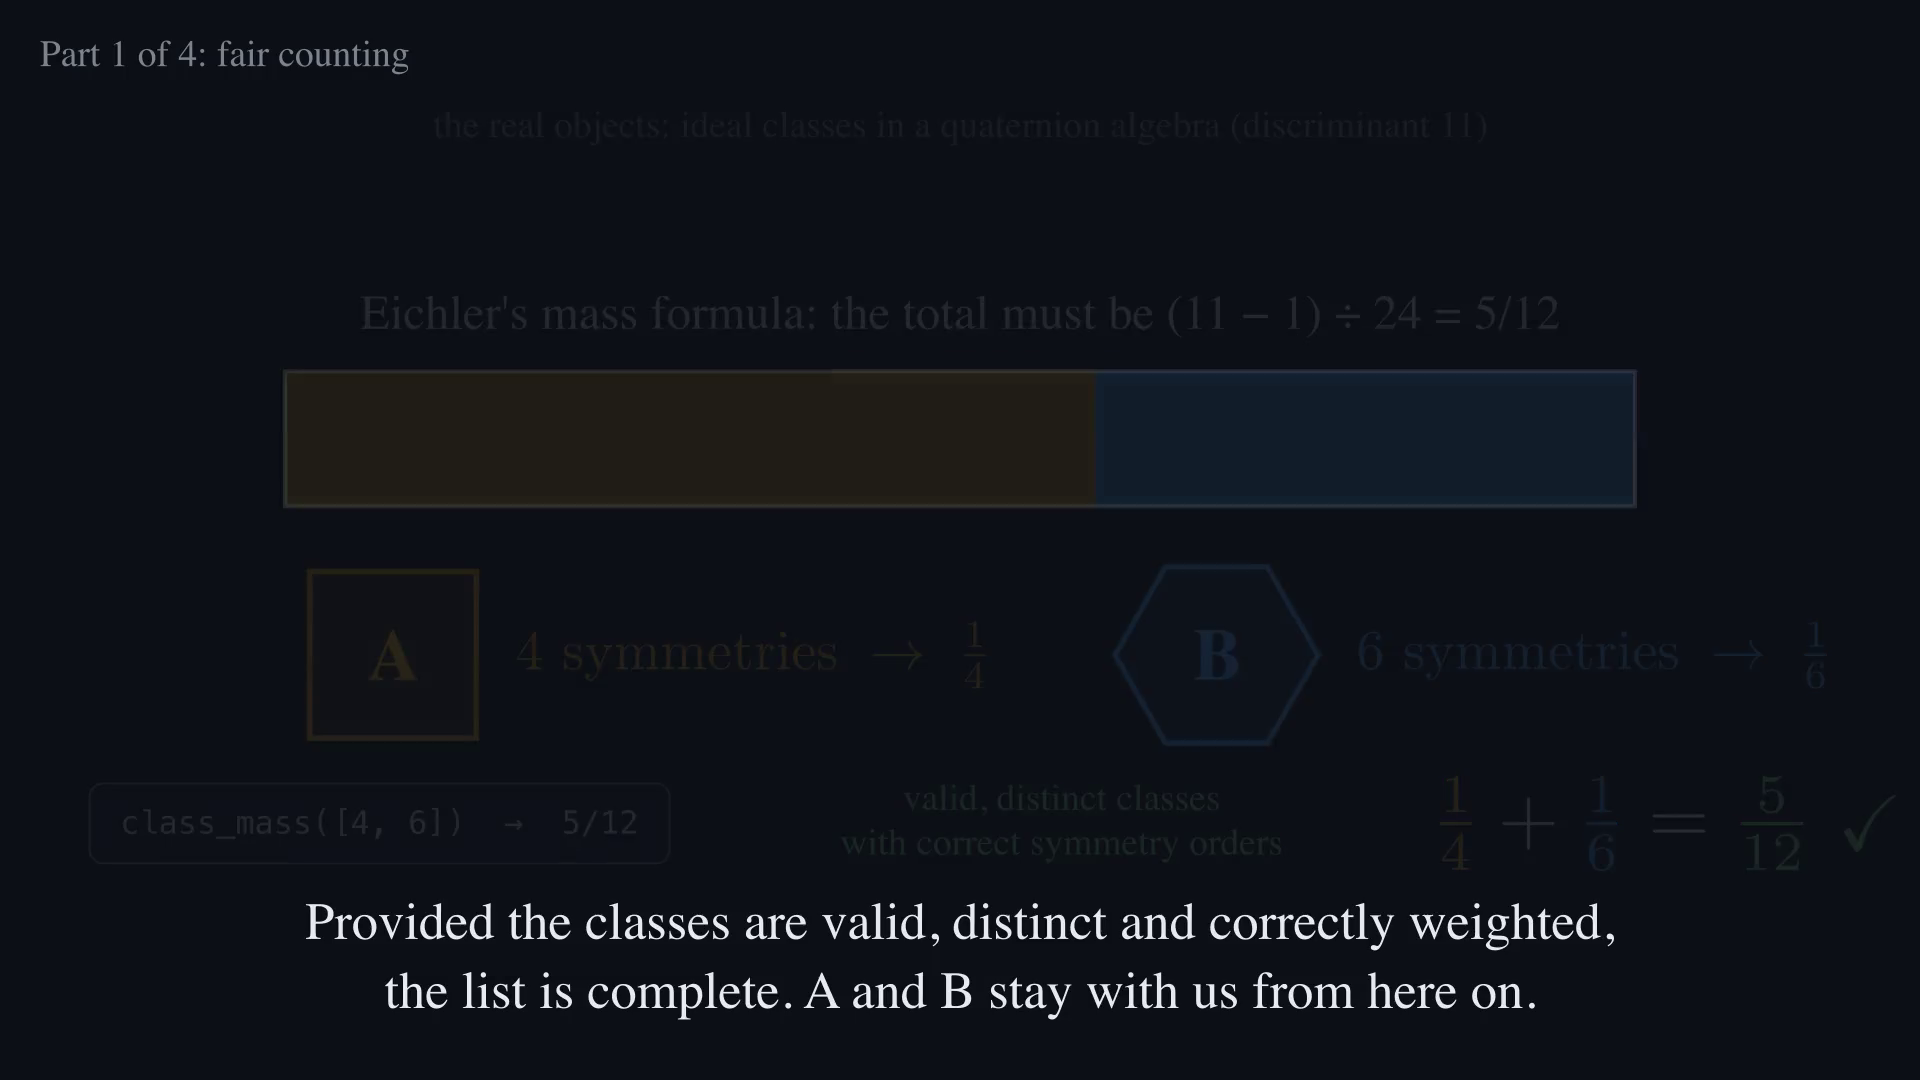

Source code (Python):
"""Two small sums, one deep connection: what the kernel computes, from zero.

The scenes form one chain, each consuming what the previous one produced:

    symmetry and mass -> weighted balance -> zero-mean pattern
        -> Hecke eigenvalue -> modular form -> point counts

The level-11 data lives in `CLASSES` below. Everything shown on screen (the
mass 5/12, the table (1 2; 3 0), the pattern (2, -3), the eigenvalue -2, the
curve's point counts, the modular form's coefficients and the number of
fixture rows) is computed from that data or from repository files and
asserted at import time.

Render with `sh docs/manim/render.sh` from the repository root.
"""

from dataclasses import dataclass
from fractions import Fraction
from itertools import product
from math import gcd
from pathlib import Path

import numpy as np
from manim import (
    DEGREES,
    DL,
    DOWN,
    DR,
    LEFT,
    RIGHT,
    UL,
    UP,
    UR,
    Arc,
    Arrow,
    Create,
    CurvedArrow,
    Dot,
    FadeIn,
    FadeOut,
    Indicate,
    LaggedStart,
    Line,
    MathTex,
    MoveToTarget,
    Rectangle,
    RoundedRectangle,
    Square,
    SurroundingRectangle,
    Text,
    Transform,
    VGroup,
)
from style import (
    AMBER,
    BG,
    BLUE,
    CURVE,
    DIM,
    GLOW,
    INK,
    PANEL,
    WARN,
    Explainer,
    check,
    code_card,
    grid_icon,
    lines,
    handoff_cards,
    mono,
)

# ------------------------------------------------------------------ the data


@dataclass(frozen=True)
class ArithmeticClass:
    """One class at level 11: its symmetry count and its neighbours at the prime 2."""

    name: str
    symmetry_order: int
    neighbours: tuple[str, ...]

    @property
    def mass(self) -> Fraction:
        return Fraction(1, self.symmetry_order)


CLASSES = (
    ArithmeticClass("A", 4, ("A", "B", "B")),
    ArithmeticClass("B", 6, ("A", "A", "A")),
)
MASS = sum(c.mass for c in CLASSES)
MATRIX = tuple(
    tuple(source.neighbours.count(target.name) for target in CLASSES)
    for source in CLASSES
)
assert MASS == Fraction(5, 12) == Fraction(11 - 1, 24)
assert MATRIX == ((1, 2), (3, 0))
for i, source in enumerate(CLASSES):
    for j, target in enumerate(CLASSES):
        assert source.mass * MATRIX[i][j] == target.mass * MATRIX[j][i]

# The simplest whole-number pattern whose mass-weighted average is zero.
_d_a, _d_b = (c.symmetry_order for c in CLASSES)
MODE = (_d_a // gcd(_d_a, _d_b), -_d_b // gcd(_d_a, _d_b))
MIXED = tuple(sum(a * b for a, b in zip(row, MODE)) for row in MATRIX)
EIGENVALUE = Fraction(MIXED[0], MODE[0])
assert MODE == (2, -3) and MIXED == (-4, 6)
assert sum(c.mass * v for c, v in zip(CLASSES, MODE)) == 0
assert all(y == EIGENVALUE * x for x, y in zip(MODE, MIXED)) and EIGENVALUE == -2


def halving_rule(p: int, a: int, b: int) -> tuple[int, int]:
    """The rule a*x + b*y = 0 mod p, named by its smallest rescaling of (a, b)."""
    return min(((k * a) % p, (k * b) % p) for k in range(1, p))


def halving_rules(p: int) -> list[tuple[int, int]]:
    """The distinct sublattices of index p in the plane, one per rule."""
    pairs = [pair for pair in product(range(p), repeat=2) if pair != (0, 0)]
    return sorted({halving_rule(p, a, b) for a, b in pairs})


# The local model of a neighbour: keep the points (x, y) with a*x + b*y even.
HALVINGS = ((1, 0), (0, 1), (1, 1))
NEIGHBOUR_PRIMES = (2, 3, 5, 7, 13)
assert sorted(HALVINGS) == halving_rules(2)
assert all(len(halving_rules(p)) == p + 1 for p in NEIGHBOUR_PRIMES)
assert all(len(c.neighbours) == 2 + 1 for c in CLASSES)
# Balance a/4 = b/6 with at most three arrows each way and some crossing arrow.
assert [
    (a, b)
    for a in range(1, 4)
    for b in range(1, 4)
    if CLASSES[0].mass * a == CLASSES[1].mass * b
] == [(MATRIX[0][1], MATRIX[1][0])]


def curve_points(p: int) -> int:
    """Points of y^2 + y = x^3 - x^2 - 10x - 20 mod p, with the point at infinity."""
    affine = sum(
        (y * y + y - (x**3 - x * x - 10 * x - 20)) % p == 0
        for x in range(p)
        for y in range(p)
    )
    return affine + 1


def form_coefficients(limit: int) -> list[int]:
    """Coefficients a_1..a_limit of q * prod (1 - q^n)^2 (1 - q^(11n))^2."""
    series = [1] + [0] * limit
    for n in range(1, limit + 1):
        for step in (n, n, 11 * n, 11 * n):
            if step > limit:
                continue
            for k in range(limit, step - 1, -1):
                series[k] -= series[k - step]
    return series[:limit]


PRIMES = (2, 3, 5, 7, 13, 17, 19)
CURVE_GAPS = [p + 1 - curve_points(p) for p in PRIMES]
FORM = form_coefficients(20)
FORM_AT_PRIMES = [FORM[p - 1] for p in PRIMES]
assert CURVE_GAPS == FORM_AT_PRIMES == [-2, -1, 1, -2, 4, -2, 0]
assert FORM[1] == EIGENVALUE

FIXTURES = Path(__file__).resolve().parents[2] / "tests" / "vectors" / "kernel.tsv"
_rows = [line.rstrip("\n") for line in FIXTURES.read_text().splitlines() if line]
FIXTURE_COUNT = len(_rows)
assert "hecke\t2/3 7 0 4 1/2 -2/3\t-1/4" in _rows
assert "mass\t4 6\t5/12" in _rows

EQUATION = (r"y^2+y", "=", r"x^3-x^2-10x-20")

# --------------------------------------------------------------- the drawing


def p2(x: float, y: float) -> np.ndarray:
    return np.array([x, y, 0.0])


def turn(bits: tuple) -> tuple:
    """Rotate a corner marking by a quarter turn."""
    return bits[-1:] + bits[:-1]


def families() -> list[list[tuple]]:
    """The 16 corner markings grouped by quarter turns, most symmetric first."""
    seen, result = set(), []
    for bits in product((0, 1), repeat=4):
        if bits in seen:
            continue
        family, current = [], bits
        while current not in family:
            family.append(current)
            current = turn(current)
        seen.update(family)
        result.append(family)
    return sorted(result, key=lambda family: (len(family), sum(family[0])))


def marking(bits: tuple, size: float = 0.85) -> VGroup:
    """A square with each corner switched on (filled) or off (hollow)."""
    square = Square(side_length=size, color=DIM, stroke_width=2.5)
    dots = VGroup()
    for bit, corner in zip(bits, (UR, UL, DL, DR)):
        dot = Dot(square.get_corner(corner), radius=0.17 * size)
        dot.set_fill(INK if bit else BG, opacity=1)
        dot.set_stroke(INK if bit else DIM, width=2)
        dots.add(dot)
    return VGroup(square, dots)


def chip(letter: str, size: float = 0.5) -> VGroup:
    """A small tile naming the class a neighbour lands on."""
    color = AMBER if letter == "A" else BLUE
    tile = RoundedRectangle(
        width=size,
        height=size,
        corner_radius=0.08,
        stroke_color=color,
        stroke_width=2,
        fill_color=color,
        fill_opacity=0.25,
    )
    return VGroup(tile, Text(letter, font_size=24, color=color, weight="BOLD"))


def panel(title: str, body: str, color: str, width=3.5, height=1.7) -> VGroup:
    """A titled box for the bridge and architecture diagrams."""
    frame = RoundedRectangle(
        width=width,
        height=height,
        corner_radius=0.15,
        stroke_color=color,
        stroke_width=3,
        fill_color=PANEL,
        fill_opacity=1,
    )
    heading = Text(title, font_size=26, color=color, weight="BOLD")
    text = lines(body, 22, INK, buff=0.12)
    content = VGroup(heading, text).arrange(DOWN, buff=0.22).move_to(frame)
    return VGroup(frame, content)


RULE_COLORS = ("#39c5cf", "#f778ba", "#e3b341", "#a5d6a7")


def lattice(
    rule=None, color: str = INK, spacing: float = 0.3, reach: int = 3
) -> VGroup:
    """A window onto the integer grid; points failing `rule` shrink to faint specks."""
    dots = VGroup()
    for x, y in product(range(-reach, reach + 1), repeat=2):
        kept = rule is None or rule(x, y)
        dot = Dot(
            p2(spacing * x, spacing * y),
            radius=0.3 * spacing if kept else 0.1 * spacing,
        )
        dot.set_fill(color if kept else DIM, opacity=1 if kept else 0.6)
        dots.add(dot)
    return dots


def self_loop(node: VGroup, color: str, width: float = 3) -> Arc:
    loop = Arc(
        radius=0.38,
        start_angle=-50 * DEGREES,
        angle=280 * DEGREES,
        color=color,
        stroke_width=width,
    ).move_to(node.get_top() + 0.3 * UP)
    loop.add_tip(tip_length=0.16, tip_width=0.16)
    return loop


def neighbour_graph(scale: float, centre: np.ndarray) -> VGroup:
    """Classes A and B with one arrow per neighbour at the prime 2."""
    node_a = grid_icon("A").move_to(p2(-1.7, 0))
    node_b = grid_icon("B").move_to(p2(1.7, 0))
    loop = self_loop(node_a, AMBER)

    def arrow(start, end, bend, color):
        return CurvedArrow(
            start, end, angle=bend, color=color, stroke_width=3, tip_length=0.16
        )

    a_right = node_a.get_right() + 0.1 * RIGHT
    b_left = node_b.get_left() + 0.1 * LEFT
    from_a = VGroup(
        loop,
        arrow(a_right + 0.25 * UP, b_left + 0.25 * UP, -0.5, AMBER),
        arrow(a_right + 0.4 * UP, b_left + 0.4 * UP, -1.2, AMBER),
    )
    from_b = VGroup(
        arrow(b_left + 0.05 * DOWN, a_right + 0.05 * DOWN, -0.15, BLUE),
        arrow(b_left + 0.25 * DOWN, a_right + 0.25 * DOWN, -0.7, BLUE),
        arrow(b_left + 0.4 * DOWN, a_right + 0.4 * DOWN, -1.3, BLUE),
    )
    return VGroup(node_a, node_b, from_a, from_b).scale(scale).move_to(centre)


class WhatTheKernelComputes(Explainer):
    subtitle_size = 28

    def construct(self):
        self.hook()
        self.fair_counting()
        self.level_eleven_mass()
        self.neighbours_from_lattice()
        self.count_rules()
        self.classify_neighbours()
        self.loop_is_not_identity()
        self.neighbour_table()
        self.normalization()
        self.balance()
        self.derive_eigenvector()
        self.apply_operator()
        self.point_count()
        self.modular_form_connection()
        self.compare_primes()
        self.architecture()
        self.closing()

    # ------------------------------------------------------------------- hook
    def hook(self):
        title = Text("Two problems. One unexpected answer.", font_size=46, color=INK)
        title.move_to(p2(0, 3.1))
        graph = neighbour_graph(1.25, p2(-3.6, 1.35))
        left_label = Text("mix numbers between neighbours", font_size=26, color=BLUE)
        left_label.move_to(p2(-3.6, -0.15))
        left_sub = Text("a pattern gets scaled by", font_size=22, color=DIM)
        left_sub.move_to(p2(-3.6, -0.65))
        equation = MathTex(*EQUATION, font_size=44, color=CURVE).move_to(p2(3.6, 1.35))
        right_label = Text("count solutions of an equation", font_size=26, color=CURVE)
        right_label.move_to(p2(3.6, -0.15))
        right_sub = Text("baseline minus point count", font_size=22, color=DIM)
        right_sub.move_to(p2(3.6, -0.65))
        divider = Line(p2(0, 2.4), p2(0, -2.0), color=DIM, stroke_width=1.5)
        left_answer = MathTex("-2", font_size=84, color=GLOW).move_to(p2(-3.6, -1.55))
        right_answer = MathTex("3-5=", "-2", font_size=84, color=INK)
        right_answer[1].set_color(GLOW)
        right_answer.move_to(p2(3.6, -1.55))

        self.say(
            "Two computations that look unrelated: mixing numbers between\n"
            "neighbours, and counting the solutions of an equation.",
            FadeIn(title),
            FadeIn(graph),
            FadeIn(left_label),
            FadeIn(equation),
            FadeIn(right_label),
            FadeIn(divider),
            run_time=1.0,
        )
        self.play(
            FadeIn(left_sub),
            FadeIn(right_sub),
            FadeIn(left_answer),
            FadeIn(right_answer),
            run_time=0.8,
        )
        self.read()
        merged = MathTex("-2", font_size=110, color=GLOW).move_to(p2(0, -1.55))
        self.say(
            "Both reveal the same number, −2. This video explains why,\n"
            "and shows the two small sums underneath.",
            FadeOut(divider),
            FadeOut(left_answer),
            FadeOut(right_answer),
            FadeOut(left_sub),
            FadeOut(right_sub),
        )
        self.play(FadeIn(merged, scale=1.3), run_time=0.6)
        self.read()
        self.clear_stage()

    # ---------------------------------------------------------- fair counting
    def fair_counting(self):
        groups = families()
        marks = {bits: marking(bits) for family in groups for bits in family}
        for index, bits in enumerate(product((0, 1), repeat=4)):
            row, column = divmod(index, 4)
            marks[bits].move_to(p2(-2.0 + 1.35 * column, 2.55 - 1.35 * row))
        self.say(
            "Start with a square. Switch each corner on or off:\n16 markings.",
            *self.chapter("Part 1 of 4: fair counting"),
            LaggedStart(
                *[FadeIn(mark, scale=0.7) for mark in marks.values()], lag_ratio=0.04
            ),
            run_time=1.3,
        )
        frames = VGroup(
            *[
                SurroundingRectangle(marks[bits], color=AMBER, buff=0.12)
                for bits in groups[3]
            ]
        )
        self.read()
        self.say(
            "Rotating the square turns these four into each other.\n"
            "They are one pattern, seen from four sides.",
            LaggedStart(*[Create(frame) for frame in frames], lag_ratio=0.2),
            run_time=1.0,
        )
        self.read()

        row_y = [2.6 - 0.8 * i for i in range(len(groups))]
        moves = []
        for y, family in zip(row_y, groups):
            for k, bits in enumerate(family):
                mark = marks[bits]
                mark.generate_target()
                mark.target.scale(0.5).move_to(p2(-6.3 + 0.8 * k, y))
                moves.append(MoveToTarget(mark))
        columns = {"copies": -1.5, "symmetries": 1.0, "weight": 3.4}
        headers = VGroup(
            *[
                Text(name, font_size=26, color=DIM).move_to(p2(x, 3.3))
                for name, x in columns.items()
            ]
        )
        copies, symmetries, weights = VGroup(), VGroup(), VGroup()
        for y, family in zip(row_y, groups):
            order = 4 // len(family)
            copies.add(
                Text(str(len(family)), font_size=34, color=INK).move_to(
                    p2(columns["copies"], y)
                )
            )
            symmetries.add(
                Text(str(order), font_size=34, color=AMBER).move_to(
                    p2(columns["symmetries"], y)
                )
            )
            weight = "1" if order == 1 else rf"\tfrac{{1}}{{{order}}}"
            weights.add(
                MathTex(weight, font_size=46, color=AMBER).move_to(
                    p2(columns["weight"], y)
                )
            )
        self.say(
            "Sorted by rotation, 6 patterns remain. A pattern's symmetries are\n"
            "the rotations that leave it unchanged, 'no turn' included.",
            FadeOut(frames),
            *moves,
            FadeIn(headers[:2]),
            LaggedStart(*[FadeIn(item) for item in copies], lag_ratio=0.1),
            LaggedStart(*[FadeIn(item) for item in symmetries], lag_ratio=0.1),
            run_time=1.8,
        )
        self.read()

        def row_box(i):
            members = VGroup(
                *[marks[bits] for bits in groups[i]], copies[i], symmetries[i]
            )
            return SurroundingRectangle(members, color=GLOW, buff=0.1)

        def row_product(i):
            count, order = len(groups[i]), 4 // len(groups[i])
            noun_c = "copy" if count == 1 else "copies"
            noun_s = "symmetry" if order == 1 else "symmetries"
            text = MathTex(
                rf"{count}\text{{ {noun_c}}}\times{order}\text{{ {noun_s}}}",
                "=",
                "4",
                font_size=32,
                color=INK,
            )
            text[2].set_color(GLOW)
            return text.move_to(p2(4.5, row_y[i]))

        focus, focus_text = row_box(3), row_product(3)
        self.say(
            "Take one row: 4 copies, 1 symmetry. The product is 4,\n"
            "the number of rotations. That is true of every row.",
            Create(focus),
            FadeIn(focus_text),
        )
        self.read()
        for i in (2, 0):
            self.play(
                Transform(focus, row_box(i)),
                Transform(focus_text, row_product(i)),
                run_time=0.7,
            )
            self.wait(0.9)

        derived = lines("1 ÷ symmetries\n= copies ÷ 4", 24, AMBER, buff=0.12).move_to(
            p2(5.55, 1.2)
        )
        total_line = Line(p2(2.7, -1.82), p2(4.1, -1.82), color=DIM, stroke_width=2)
        total = MathTex("4", font_size=54, color=GLOW).move_to(
            p2(columns["weight"], -2.2)
        )
        total_label = Text("total", font_size=26, color=DIM).next_to(
            total, LEFT, buff=0.35
        )
        known = MathTex(r"=16\div 4", font_size=46, color=GLOW).next_to(
            total, RIGHT, buff=0.25
        )
        self.say(
            "So weigh each pattern by (1 ÷ symmetries), its share of the\n"
            "four rotations, and sum the weights.",
            FadeOut(focus),
            FadeOut(focus_text),
            FadeIn(headers[2]),
            FadeIn(derived),
            LaggedStart(
                *[FadeIn(item, shift=0.2 * RIGHT) for item in weights], lag_ratio=0.1
            ),
            run_time=1.4,
        )
        self.play(Create(total_line), FadeIn(total), FadeIn(total_label), run_time=0.7)
        self.read()
        self.say(
            "The total is 16 ÷ 4 = 4, known before listing anything.\n"
            "This weighted count is called the mass.",
            FadeIn(known, shift=0.2 * LEFT),
        )
        self.read()

        lost = VGroup(
            *[marks[bits] for bits in groups[4]], copies[4], symmetries[4], weights[4]
        )
        short = MathTex(r"3", font_size=54, color=WARN).move_to(total)
        self.say(
            "Miss one pattern and the total falls short: 3, not 4.\n"
            "So the mass can certify that a list is complete.",
            FadeOut(lost),
            Transform(total, short),
            known.animate.set_color(DIM),
        )
        self.read()
        restored = MathTex("4", font_size=54, color=GLOW).move_to(total)
        self.play(
            FadeIn(lost),
            Transform(total, restored),
            known.animate.set_color(GLOW),
            run_time=0.6,
        )
        card = code_card("class_mass([4, 4, 2, 1, 1, 1])  →  4", 24).move_to(
            p2(-3.4, -2.2)
        )
        self.say(
            "That sum is the kernel's first function: hand it the symmetry\n"
            "counts and it adds their reciprocals as an exact fraction.",
            FadeIn(card, shift=0.2 * UP),
        )
        self.read()
        self.clear_stage()

    # ------------------------------------------------------- level-11 example
    def level_eleven_mass(self):
        unit = 24.0  # frame units per unit of mass, so 5/12 spans 10
        left = -unit * 5 / 24
        bar_y, height = 0.75, 1.0
        split = left + unit / 4

        bridge = lines(
            "the real objects: ideal classes in a quaternion algebra (discriminant 11)",
            20,
            DIM,
        ).move_to(p2(0, 3.05))
        icon_a = grid_icon("A", 1.3).move_to(p2(left + 0.8, -0.85))
        note_a = MathTex(
            r"\text{4 symmetries}\;\to\;\tfrac14", font_size=40, color=AMBER
        ).next_to(icon_a, RIGHT, buff=0.3)
        icon_b = grid_icon("B", 1.3).move_to(p2(split + 0.9, -0.85))
        note_b = MathTex(
            r"\text{6 symmetries}\;\to\;\tfrac16", font_size=40, color=BLUE
        ).next_to(icon_b, RIGHT, buff=0.3)
        self.say(
            "Number theory has the same problem with harder objects. Each has\n"
            "finitely many symmetries. We draw the first one found as A.",
            FadeIn(bridge),
            FadeIn(icon_a, scale=0.8),
            FadeIn(note_a),
        )
        self.read()

        target = Rectangle(
            width=unit * 5 / 12, height=height, stroke_color=INK, stroke_width=3
        ).move_to(p2(0, bar_y))
        target_label = Text(
            "Eichler's mass formula: the total must be (11 − 1) ÷ 24 = 5/12",
            font_size=26,
            color=INK,
        ).next_to(target, UP, buff=0.25)
        piece_a = Rectangle(
            width=unit / 4,
            height=height,
            stroke_width=0,
            fill_color=AMBER,
            fill_opacity=0.9,
        ).move_to(p2(left + unit / 8, bar_y))
        gap = Text("missing 1/6", font_size=28, color=WARN).move_to(
            p2(split + unit / 12, bar_y)
        )
        self.say(
            "A classical formula fixes the total mass in advance: 5/12.\n"
            "A alone weighs 1/4, so something is still missing.",
            FadeIn(target),
            FadeIn(target_label),
        )
        self.play(FadeIn(piece_a, shift=0.3 * RIGHT), FadeIn(gap), run_time=0.8)
        self.read()

        piece_b = Rectangle(
            width=unit / 6,
            height=height,
            stroke_width=0,
            fill_color=BLUE,
            fill_opacity=0.9,
        ).move_to(p2(split + unit / 12, bar_y))
        total = MathTex(
            r"\tfrac14", "+", r"\tfrac16", "=", r"\tfrac{5}{12}", font_size=56
        ).move_to(p2(4.9, -2.1))
        total[0].set_color(AMBER)
        total[2].set_color(BLUE)
        total[4].set_color(GLOW)
        done = check(56).next_to(total, RIGHT, buff=0.3)
        card = code_card("class_mass([4, 6])  →  5/12", 17).move_to(p2(-4.3, -2.1))
        self.say(
            "The search finds B, with 6 symmetries. 1/4 + 1/6 = 5/12.\n"
            "The total is reached.",
            FadeIn(icon_b, scale=0.8),
            FadeIn(note_b),
        )
        self.play(
            FadeIn(piece_b, shift=0.3 * RIGHT),
            FadeOut(gap),
            FadeIn(total),
            FadeIn(card),
            run_time=0.8,
        )
        self.read()
        condition = lines(
            "valid, distinct classes\nwith correct symmetry orders", 20, GLOW, buff=0.1
        ).move_to(p2(0.75, -2.1))
        self.say(
            "Provided the classes are valid, distinct and correctly weighted,\n"
            "the list is complete. A and B stay with us from here on.",
            FadeIn(condition),
        )
        self.play(FadeIn(done, scale=1.5), run_time=0.4)
        self.read()
        self.clear_stage()

    # ------------------------------------------------- what a neighbour is
    def neighbours_from_lattice(self):
        big = lattice(spacing=0.48).move_to(p2(0, 0.7))
        tag = Text("a lattice: a repeating grid of points", font_size=24, color=DIM)
        tag.move_to(p2(0, 2.9))
        self.say(
            "What happens when we transform one of these objects? A neighbour\n"
            "is a new object built from an old one. Picture a grid of points.",
            *self.chapter("Part 2 of 4: mixing over neighbours"),
            FadeIn(tag),
            LaggedStart(*[FadeIn(d, scale=0.5) for d in big], lag_ratio=0.01),
            run_time=1.2,
        )
        self.read()

        xs = (-5.1, -1.6, 1.7, 5.0)
        top_y = 1.0
        original = Text("original", font_size=24, color=INK).move_to(p2(xs[0], -0.45))
        arrow = Arrow(
            p2(xs[0] + 1.2, top_y), p2(xs[1] - 1.2, top_y), color=DIM, stroke_width=4
        )
        step = Text("keep half", font_size=20, color=DIM).next_to(arrow, UP, buff=0.1)
        self.say(
            "The prime sets the size of the step. At the prime 2: keep exactly\n"
            "half the points, so that what remains is still a regular grid.",
            FadeOut(tag),
            big.animate.scale(0.3 / 0.48).move_to(p2(xs[0], top_y)),
            FadeIn(original),
            FadeIn(arrow),
            FadeIn(step),
        )
        self.read()

        names = ("keep even x", "keep even y", "keep even x + y")
        formulas = (r"x\equiv 0", r"y\equiv 0", r"x+y\equiv 0")
        panels = VGroup()
        for (a, b), color, x, name, formula in zip(
            HALVINGS, RULE_COLORS, xs[1:], names, formulas
        ):
            grid = lattice(lambda u, v, a=a, b=b: (a * u + b * v) % 2 == 0, color)
            grid.move_to(p2(x, top_y))
            label = Text(name, font_size=24, color=color).move_to(p2(x, -0.45))
            rule = MathTex(formula + r"\pmod 2", font_size=32, color=INK).move_to(
                p2(x, -1.0)
            )
            panels.add(VGroup(grid, label, rule))
        heading = Text("exactly three ways", font_size=30, color=INK).move_to(
            p2(1.7, 2.75)
        )
        self.say(
            "There are exactly three ways to do it: every other column,\n"
            "every other row, or the checkerboard.",
            LaggedStart(*[FadeIn(panel) for panel in panels], lag_ratio=0.5),
            FadeIn(heading),
            run_time=2.2,
        )
        self.read()
        model = lines(
            "a model of one prime: the real objects are grids in four dimensions",
            20,
            DIM,
        ).move_to(p2(0, -1.85))
        self.say(
            "These three grids are the neighbours of the original at the prime 2.\n"
            "They are not picked by hand: no other choice works.",
            FadeIn(model),
        )
        self.read()
        self.clear_stage()

    # ------------------------------------------------------- p + 1 neighbours
    def count_rules(self):
        headline = MathTex(
            r"\text{every rule: }",
            r"a\,x+b\,y",
            r"\ \text{is divisible by }p",
            font_size=40,
            color=INK,
        ).move_to(p2(0, 2.85))
        headline[1].set_color(GLOW)

        def pair_grid(p, centre, spacing, radius, colors):
            dots = VGroup()
            for a, b in product(range(p), repeat=2):
                dot = Dot(
                    centre
                    + p2(spacing * (a - (p - 1) / 2), spacing * (b - (p - 1) / 2)),
                    radius=radius,
                )
                dot.set_fill(
                    DIM if (a, b) == (0, 0) else colors[halving_rule(p, a, b)],
                    opacity=1,
                )
                dots.add(dot)
            return dots

        two = pair_grid(2, p2(-4.5, 0.95), 1.5, 0.2, dict(zip(HALVINGS, RULE_COLORS)))
        two_labels = VGroup(
            *[
                MathTex(f"({a},{b})", font_size=30, color=INK).next_to(
                    dot, DOWN, buff=0.12
                )
                for dot, (a, b) in zip(two, product(range(2), repeat=2))
            ]
        )
        two_labels[0].set_color(DIM)
        two_title = Text("p = 2", font_size=26, color=INK).move_to(p2(-4.5, 2.2))
        two_note = lines("3 nonzero pairs (a, b)\n3 rules", 22, DIM, buff=0.1).move_to(
            p2(-4.5, -1.2)
        )
        self.say(
            "Why three? Each rule says that some combination a·x + b·y is even.\n"
            "Mod 2 there are four pairs (a, b), and three of them are not zero.",
            FadeIn(headline),
            FadeIn(two_title),
            FadeIn(two),
            FadeIn(two_labels),
            FadeIn(two_note),
        )
        self.read()

        three = pair_grid(
            3, p2(-0.3, 0.75), 0.85, 0.2, dict(zip(halving_rules(3), RULE_COLORS))
        )
        three_title = Text("p = 3", font_size=26, color=INK).move_to(p2(-0.3, 2.2))
        three_note = lines(
            "8 nonzero pairs, 2 per rule\n4 rules", 22, DIM, buff=0.1
        ).move_to(p2(-0.3, -1.2))
        self.say(
            "For another prime p, ask that a·x + b·y be divisible by p. Doubling\n"
            "(a, b) gives the same rule, so at p = 3, 8 pairs make 4 rules.",
            FadeIn(three_title),
            FadeIn(three),
            FadeIn(three_note),
        )
        self.read()

        formula = MathTex(
            r"\frac{p^2-1}{p-1}", "=", "p+1", font_size=50, color=INK
        ).move_to(p2(4.4, 1.75))
        formula[2].set_color(GLOW)
        table = VGroup(
            Text("prime", font_size=22, color=DIM),
            *[MathTex(str(p), font_size=36, color=INK) for p in NEIGHBOUR_PRIMES],
            Text("neighbours", font_size=22, color=DIM),
            *[
                MathTex(str(len(halving_rules(p))), font_size=36, color=GLOW)
                for p in NEIGHBOUR_PRIMES
            ],
        ).arrange_in_grid(rows=2, buff=(0.3, 0.3))
        table.move_to(p2(4.3, 0.1))
        self.say(
            "In general: p² − 1 nonzero pairs, p − 1 per rule, so p + 1 rules.\n"
            "An object has p + 1 neighbours at the prime p.",
            FadeIn(formula),
            FadeIn(table),
        )
        self.read()
        caveat = lines(
            "for the objects in this video:\nevery prime except 11",
            22,
            DIM,
            buff=0.1,
        ).move_to(p2(4.3, -1.2))
        self.say(
            "So 'three neighbours at the prime 2' is 2 + 1. For our objects\n"
            "the rule holds at every prime except 11.",
            FadeIn(caveat),
        )
        self.read()
        self.clear_stage()

    # ------------------------------------------------- objects versus classes
    def classify_neighbours(self):
        columns = (-5.3, -1.6, 3.6)
        headers = VGroup(
            *[
                Text(text, font_size=24, color=DIM).move_to(p2(x, 3.0))
                for text, x in zip(
                    ("one object", "build its 3 neighbours", "classify each"), columns
                )
            ]
        )
        rows = []
        for letter, y in zip("AB", (1.85, 0.1)):
            icon = grid_icon(letter, 1.2).move_to(p2(columns[0], y))
            built = VGroup(
                *[
                    lattice(
                        lambda u, v, a=a, b=b: (a * u + b * v) % 2 == 0,
                        INK,
                        spacing=0.16,
                        reach=2,
                    )
                    for a, b in HALVINGS
                ]
            ).arrange(RIGHT, buff=0.45)
            built.move_to(p2(columns[1], y))
            build = Arrow(
                icon.get_right(), built.get_left(), color=DIM, stroke_width=4, buff=0.25
            )
            neighbours = CLASSES["AB".index(letter)].neighbours
            chips = VGroup(*[chip(c, 0.62) for c in neighbours]).arrange(
                RIGHT, buff=0.35
            )
            chips.move_to(p2(columns[2], y))
            sort = Arrow(
                built.get_right(),
                chips.get_left(),
                color=DIM,
                stroke_width=4,
                buff=0.25,
            )
            rows.append((icon, build, built, sort, chips))

        icon, build, built, sort, chips = rows[0]
        self.say(
            "Now the real objects. Take one object of class A and build\n"
            "its three neighbours at the prime 2.",
            FadeIn(headers[:2]),
            FadeIn(icon),
            FadeIn(build),
            LaggedStart(*[FadeIn(g, scale=0.7) for g in built], lag_ratio=0.3),
            run_time=1.4,
        )
        self.read()

        before, after = marking((1, 0, 0, 0), 0.6), marking((0, 1, 0, 0), 0.6)
        before.move_to(p2(-5.6, -1.75))
        after.move_to(p2(-4.0, -1.75))
        turned = Arrow(
            before.get_right(), after.get_left(), color=DIM, stroke_width=3, buff=0.15
        )
        recall = lines(
            "recall the squares:\na different marking, the same pattern",
            22,
            DIM,
            buff=0.1,
        ).next_to(after, RIGHT, buff=0.4)
        self.say(
            "They are three different objects. But part 1 taught us to ask\n"
            "a second question: which class does each one belong to?",
            FadeIn(before),
            FadeIn(after),
            FadeIn(turned),
            FadeIn(recall),
        )
        self.read()
        self.say(
            "For A, one neighbour is equivalent to A itself and two are\n"
            "equivalent to B. Different objects can share a class.",
            FadeIn(headers[2]),
            FadeIn(sort),
            LaggedStart(*[FadeIn(c, scale=0.6) for c in chips], lag_ratio=0.3),
            run_time=1.4,
        )
        self.read()

        icon, build, built, sort, chips = rows[1]
        self.say(
            "Do the same for an object of class B: all three of its\n"
            "neighbours are equivalent to A.",
            FadeIn(icon),
            FadeIn(build),
            FadeIn(built),
            FadeIn(sort),
            LaggedStart(*[FadeIn(c, scale=0.6) for c in chips], lag_ratio=0.3),
            run_time=1.4,
        )
        self.read()
        note = lines(
            "schematic: the workbench builds\nthe objects and tests equivalence",
            22,
            GLOW,
            buff=0.1,
        ).move_to(p2(3.9, -1.75))
        self.say(
            "The count of three came from the prime. These labels did not:\n"
            "an upstream program, the workbench, has to compute them.",
            FadeIn(note),
        )
        self.read()
        self.clear_stage()

    # ------------------------------------------------ a loop is not "nothing"
    def loop_is_not_identity(self):
        left_x, right_x = -3.6, 3.5
        graph = neighbour_graph(1.0, p2(right_x, 0.95))
        node_a, node_b, from_a, from_b = graph
        right_title = Text("one step at the prime 2", font_size=28, color=INK).move_to(
            p2(right_x, 2.85)
        )
        right_table = MathTex(
            r"\begin{pmatrix}1&2\\3&0\end{pmatrix}", font_size=46, color=INK
        ).move_to(p2(right_x, -1.0))
        right_note = Text(
            "build and classify three neighbours", font_size=22, color=DIM
        ).move_to(p2(right_x, -1.95))
        self.say(
            "Draw one arrow per neighbour, pointing at its class.\n"
            "Three arrows leave A and three leave B.",
            FadeIn(right_title),
            FadeIn(node_a),
            FadeIn(node_b),
        )
        self.play(
            LaggedStart(*[Create(a) for a in [*from_a, *from_b]], lag_ratio=0.25),
            run_time=1.8,
        )
        self.read()

        still_a = grid_icon("A").move_to(p2(left_x - 1.2, 0.75))
        still_b = grid_icon("B").move_to(p2(left_x + 1.2, 0.75))
        still = VGroup(
            still_a, still_b, self_loop(still_a, INK), self_loop(still_b, INK)
        )
        left_title = Text("doing nothing", font_size=28, color=INK).move_to(
            p2(left_x, 2.85)
        )
        left_table = MathTex(
            r"\begin{pmatrix}1&0\\0&1\end{pmatrix}", font_size=46, color=INK
        ).move_to(p2(left_x, -1.0))
        left_note = Text(
            "leave each object unchanged", font_size=22, color=DIM
        ).move_to(p2(left_x, -1.95))
        divider = Line(p2(0, 3.0), p2(0, -2.2), color=DIM, stroke_width=1.5)
        self.say(
            "The loop at A does not mean 'do nothing'. Doing nothing\n"
            "would be a different picture, with a loop on every class.",
            Indicate(from_a[0], color=GLOW),
            FadeIn(left_title),
            FadeIn(still),
            FadeIn(left_note),
            FadeIn(divider),
        )
        self.read()
        self.say(
            "The loop is a real step whose result is equivalent to A. None of\n"
            "B's three steps comes back to B, so B has no loop.",
            FadeIn(left_table),
            FadeIn(right_table),
            FadeIn(right_note),
        )
        self.read()
        self.clear_stage()

    # -------------------------------------------------------- neighbour table
    def neighbour_table(self):
        graph = neighbour_graph(1.35, p2(-3.5, 1.75))
        node_a, node_b, from_a, from_b = graph
        self.say(
            "Now turn the arrows into numbers. Each class has its list of\n"
            "three neighbours, already sorted into classes.",
            FadeIn(node_a),
            FadeIn(node_b),
        )
        self.play(
            LaggedStart(*[Create(a) for a in from_a], lag_ratio=0.3), run_time=1.0
        )
        self.play(
            LaggedStart(*[Create(a) for a in from_b], lag_ratio=0.3), run_time=1.0
        )
        list_y = -0.15
        label_a = Text("A's neighbours", font_size=24, color=DIM).move_to(
            p2(node_a.get_x(), list_y)
        )
        label_b = Text("B's neighbours", font_size=24, color=DIM).move_to(
            p2(node_b.get_x(), list_y)
        )
        list_a = VGroup(*[chip(c) for c in CLASSES[0].neighbours]).arrange(
            RIGHT, buff=0.14
        )
        list_a.next_to(label_a, DOWN, buff=0.2)
        list_b = VGroup(*[chip(c) for c in CLASSES[1].neighbours]).arrange(
            RIGHT, buff=0.14
        )
        list_b.next_to(label_b, DOWN, buff=0.2)
        self.play(
            FadeIn(label_a),
            FadeIn(label_b),
            LaggedStart(
                *[FadeIn(c, scale=0.6) for c in [*list_a, *list_b]], lag_ratio=0.12
            ),
            run_time=1.2,
        )
        self.read()

        col_x = {"A": 3.35, "B": 5.55}
        row_y = {"A": 1.75, "B": 0.05}
        edges_x, edges_y = (2.25, 4.45, 6.65), (2.6, 0.9, -0.8)
        headers = VGroup(
            Text("lands on A", font_size=24, color=AMBER).move_to(p2(col_x["A"], 2.9)),
            Text("lands on B", font_size=24, color=BLUE).move_to(p2(col_x["B"], 2.9)),
            Text("from A", font_size=24, color=AMBER).move_to(p2(1.45, row_y["A"])),
            Text("from B", font_size=24, color=BLUE).move_to(p2(1.45, row_y["B"])),
        )
        frame = VGroup(
            *[
                Line(p2(edges_x[0], y), p2(edges_x[2], y), color=DIM, stroke_width=2)
                for y in edges_y
            ],
            *[
                Line(p2(x, edges_y[0]), p2(x, edges_y[2]), color=DIM, stroke_width=2)
                for x in edges_x
            ],
        )
        cell = Rectangle(
            width=2.2, height=1.7, stroke_color=GLOW, stroke_width=4
        ).move_to(p2(col_x["B"], row_y["A"]))
        samples = [1 if name == "B" else 0 for name in CLASSES[0].neighbours]
        assert sum(samples) == MATRIX[0][1]
        ticks = VGroup(
            *[
                MathTex(str(value), font_size=44, color=GLOW).next_to(
                    tile, DOWN, buff=0.18
                )
                for value, tile in zip(samples, list_a)
            ]
        )
        self.say(
            "Build a table one cell at a time. Start at A. Mark each\n"
            "neighbour that lands on B: 0, 1, 1.",
            FadeIn(headers),
            FadeIn(frame),
            Create(cell),
        )
        self.play(
            LaggedStart(*[FadeIn(t, shift=0.1 * DOWN) for t in ticks], lag_ratio=0.4),
            run_time=1.2,
        )
        self.read()

        def settle(chips, source, target):
            spread = 0.6
            start = -spread * (len(chips) - 1) / 2
            return [
                c.animate.move_to(
                    p2(col_x[target] + start + spread * i, row_y[source] + 0.4)
                )
                for i, c in enumerate(chips)
            ]

        counts = {
            (source, target): MathTex(
                str(MATRIX[i][j]),
                font_size=60,
                color=INK if MATRIX[i][j] else DIM,
            ).move_to(p2(col_x[target], row_y[source] - 0.35))
            for i, source in enumerate("AB")
            for j, target in enumerate("AB")
        }
        card = code_card("hecke(u=1, q=2, k=0, r=2, [0, 1, 1])  →  2", 19).move_to(
            p2(-3.3, -2.1)
        )
        self.say(
            "Add the marks, 0 + 1 + 1 = 2, and divide by a scale, here 1.\n"
            "That is one call of the kernel's second function.",
            *settle([list_a[1], list_a[2]], "A", "B"),
            FadeIn(counts[("A", "B")], scale=1.4),
            FadeIn(card, shift=0.2 * UP),
        )
        self.read()
        rest = [counts[key] for key in (("A", "A"), ("B", "A"), ("B", "B"))]
        self.say(
            "Every other cell is another call. The finished table is known\n"
            "as the Brandt matrix. Assembling it is the caller's job.",
            FadeOut(ticks),
            FadeOut(cell),
            FadeOut(label_a),
            FadeOut(label_b),
            *settle([list_a[0]], "A", "A"),
            *settle(list(list_b), "B", "A"),
            LaggedStart(*[FadeIn(c, scale=1.4) for c in rest], lag_ratio=0.2),
            run_time=1.2,
        )
        self.read()
        self.clear_stage()

    # ---------------------------------------------------------- normalization
    def normalization(self):
        formula = MathTex(
            r"\texttt{hecke}",
            "=",
            r"\frac{v_1+v_2+\cdots}{u\cdot q^{\,k\lfloor r/2\rfloor}}",
            font_size=64,
            color=INK,
        ).move_to(p2(0, 2.1))
        formula[0].set_color(BLUE)
        top = Text("add the samples", font_size=24, color=DIM).next_to(
            formula[2], RIGHT, buff=0.5
        )
        top.shift(0.45 * UP)
        bottom = Text("divide by the scale", font_size=24, color=DIM).next_to(
            formula[2], RIGHT, buff=0.5
        )
        bottom.shift(0.45 * DOWN)
        self.say(
            "There the scale was 1. In general it is built from parameters\n"
            "the caller supplies, and the samples need not be 0 or 1.",
            FadeIn(formula),
            FadeIn(top),
            FadeIn(bottom),
        )
        self.read()

        card = code_card("hecke(u=2/3, q=7, k=0, r=4, [1/2, -2/3])  →  -1/4", 22)
        card.move_to(p2(0, 0.0))
        worked = MathTex(
            r"\frac{\tfrac12-\tfrac23}{\tfrac23\cdot 7^{\,0}}",
            "=",
            r"\frac{-\tfrac16}{\tfrac23}",
            "=",
            r"-\tfrac14",
            font_size=52,
        ).move_to(p2(0, -1.45))
        worked[4].set_color(GLOW)
        source = mono("a row of tests/vectors/kernel.tsv", 16, DIM).next_to(
            card, UP, buff=0.15
        )
        self.say(
            "With fractions in, the answer is an exact fraction out,\n"
            "never a rounded decimal.",
            FadeIn(card, shift=0.2 * UP),
            FadeIn(source),
            FadeIn(worked),
        )
        self.read(0.5)
        self.clear_stage()

    # ---------------------------------------------------------------- balance
    def balance(self):
        self.icon_a = grid_icon("A", 1.5).move_to(p2(-3.6, 1.55))
        self.icon_b = grid_icon("B", 1.5).move_to(p2(3.6, 1.55))
        forth = Arrow(
            p2(-2.5, 1.85), p2(2.5, 1.85), color=AMBER, stroke_width=6, buff=0
        )
        back = Arrow(p2(2.5, 1.25), p2(-2.5, 1.25), color=BLUE, stroke_width=6, buff=0)
        forth_label = Text(
            "2 of A's neighbours are B", font_size=26, color=AMBER
        ).next_to(forth, UP, buff=0.12)
        back_label = Text(
            "3 of B's neighbours are A", font_size=26, color=BLUE
        ).next_to(back, DOWN, buff=0.12)
        loop = Arc(
            radius=0.42,
            start_angle=-50 * DEGREES,
            angle=280 * DEGREES,
            color=AMBER,
            stroke_width=5,
        ).move_to(self.icon_a.get_top() + 0.32 * UP)
        loop.add_tip(tip_length=0.2, tip_width=0.2)
        loop_label = Text("1 lands back in A", font_size=24, color=AMBER).next_to(
            loop, LEFT, buff=0.2
        )
        self.links = VGroup(forth, back, forth_label, back_label, loop, loop_label)
        self.mass_a = MathTex(r"\text{mass }\tfrac14", font_size=44, color=AMBER)
        self.mass_a.next_to(self.icon_a, DOWN, buff=0.2)
        self.mass_b = MathTex(r"\text{mass }\tfrac16", font_size=44, color=BLUE)
        self.mass_b.next_to(self.icon_b, DOWN, buff=0.2)
        self.say(
            "Now connect the two functions. A counts B twice among its\n"
            "neighbours; B counts A three times. It looks lopsided.",
            FadeIn(self.icon_a),
            FadeIn(self.icon_b),
            Create(forth),
            Create(back),
            Create(loop),
            FadeIn(forth_label),
            FadeIn(back_label),
            FadeIn(loop_label),
        )
        self.read()

        self.balanced = MathTex(
            r"\tfrac14\times 2",
            "=",
            r"\tfrac16\times 3",
            font_size=60,
            color=INK,
        ).move_to(p2(0, -0.75))
        self.balanced[0].set_color(AMBER)
        self.balanced[2].set_color(BLUE)
        tick = check(56).next_to(self.balanced, RIGHT, buff=0.35)
        self.balanced.add(tick)
        self.say(
            "Weigh each side by its mass from part 1: 1/4 × 2 = 1/6 × 3.\n"
            "The table is exactly balanced by the masses.",
            FadeIn(self.mass_a),
            FadeIn(self.mass_b),
            FadeIn(self.balanced, shift=0.2 * UP),
        )
        self.read()
        forced = MathTex(
            r"\tfrac14\,a=\tfrac16\,b",
            r"\;\Longrightarrow\;",
            "3a=2b",
            r"\;\Longrightarrow\;",
            r"a=2,\ b=3",
            font_size=46,
            color=INK,
        ).move_to(p2(0, -1.95))
        forced[4].set_color(GLOW)
        self.say(
            "Every table of this kind balances like that. Call the crossing\n"
            "arrows a and b: with at most 3 each, only a = 2, b = 3 fits.",
            FadeIn(forced),
        )
        self.read()
        self.say(
            "So once the two classes are connected at all, the masses\n"
            "leave no other graph: one loop at A, none at B.",
            Indicate(loop, color=GLOW),
        )
        self.read()
        self.play(FadeOut(forced), run_time=0.4)

    # ----------------------------------------------------- derive eigenvector
    def derive_eigenvector(self):
        # Mixing (a, b) gives (a + 2b, 3a); its mass-weighted sum is tripled.
        a, b = Fraction(5), Fraction(-7)
        mixed = (
            MATRIX[0][0] * a + MATRIX[0][1] * b,
            MATRIX[1][0] * a + MATRIX[1][1] * b,
        )
        before = CLASSES[0].mass * a + CLASSES[1].mass * b
        assert CLASSES[0].mass * mixed[0] + CLASSES[1].mass * mixed[1] == 3 * before

        preserved = MathTex(
            r"\tfrac14\underbrace{(a+2b)}_{\text{new A}}",
            "+",
            r"\tfrac16\underbrace{(3a)}_{\text{new B}}",
            "=",
            r"3\left(\tfrac14\,a+\tfrac16\,b\right)",
            font_size=46,
            color=INK,
        ).move_to(p2(0, -0.8))
        preserved[0].set_color(AMBER)
        preserved[2].set_color(BLUE)
        preserved[4].set_color(GLOW)
        self.say(
            "Put any numbers a and b on A and B, and mix. Because of that\n"
            "balance, the mass-weighted sum just triples.",
            self.balanced.animate.scale(0.7).move_to(p2(0, 0.35)),
            FadeIn(preserved, shift=0.2 * UP),
        )
        self.read()

        average = MathTex(
            r"\tfrac14\,a", "+", r"\tfrac16\,b", "=", "0", font_size=48, color=INK
        )
        average[0].set_color(AMBER)
        average[2].set_color(BLUE)
        cleared = MathTex(r"\Longrightarrow\;", "3a+2b=0", font_size=48, color=INK)
        mode = MathTex(
            r"\Longrightarrow\;",
            rf"(a,\,b)\ \text{{is a multiple of}}\ ({MODE[0]},\,{MODE[1]})",
            font_size=48,
            color=INK,
        )
        mode[1].set_color(GLOW)
        self.derivation = VGroup(average, cleared, mode).arrange(RIGHT, buff=0.35)
        if self.derivation.width > 12.8:
            self.derivation.scale_to_fit_width(12.8)
        self.derivation.move_to(p2(0, -2.05))
        self.preserved = preserved
        self.say(
            "So a weighted sum of zero stays zero. The patterns with\n"
            "that property are the multiples of 2 on A, −3 on B.",
            FadeIn(average),
        )
        self.play(FadeIn(cleared), run_time=0.6)
        self.play(FadeIn(mode), run_time=0.6)
        self.read()

    # --------------------------------------------------------- apply operator
    def apply_operator(self):
        value_a = MathTex(str(MODE[0]), font_size=72, color=AMBER).next_to(
            self.icon_a, LEFT, buff=0.4
        )
        value_b = MathTex(str(MODE[1]), font_size=72, color=BLUE).next_to(
            self.icon_b, RIGHT, buff=0.4
        )
        self.say(
            "With two classes that is a single line of patterns, so mixing\n"
            "can only scale it. By how much? Try 2 on A and −3 on B.",
            FadeOut(self.balanced),
            FadeOut(self.derivation),
            FadeOut(self.preserved),
            FadeOut(self.mass_a),
            FadeOut(self.mass_b),
            FadeIn(value_a, scale=1.4),
            FadeIn(value_b, scale=1.4),
        )
        self.read()

        def travel(source, target_icon, count):
            flyers = VGroup(*[source.copy() for _ in range(count)])
            self.add(flyers)
            self.play(
                LaggedStart(
                    *[
                        f.animate.scale(0.6).move_to(
                            target_icon.get_bottom() + 0.45 * DOWN + 0.5 * i * RIGHT
                        )
                        for i, f in enumerate(flyers, start=-(count - 1) // 2)
                    ],
                    lag_ratio=0.25,
                ),
                run_time=1.0,
            )
            return flyers

        row_a = MathTex(
            r"\text{new A}",
            "=",
            "2",
            "+",
            "(-3)",
            "+",
            "(-3)",
            "=",
            str(MIXED[0]),
            font_size=48,
            color=INK,
        ).move_to(p2(-3.3, -0.6))
        for index, color in ((2, AMBER), (4, BLUE), (6, BLUE)):
            row_a[index].set_color(color)
        row_a[8].set_color(GLOW)
        row_b = MathTex(
            r"\text{new B}",
            "=",
            "2",
            "+",
            "2",
            "+",
            "2",
            "=",
            str(MIXED[1]),
            font_size=48,
            color=INK,
        ).move_to(p2(3.3, -0.6))
        for index in (2, 4, 6):
            row_b[index].set_color(AMBER)
        row_b[8].set_color(GLOW)
        self.say(
            "A's neighbours are A, B, B: 2 − 3 − 3 = −4.\n"
            "B's neighbours are A, A, A: 2 + 2 + 2 = 6."
        )
        to_a = travel(value_b, self.icon_a, 2)
        self.play(FadeOut(to_a), FadeIn(row_a), run_time=0.5)
        to_b = travel(value_a, self.icon_b, 3)
        self.play(FadeOut(to_b), FadeIn(row_b), run_time=0.5)
        self.read()

        outcome = MathTex(
            "(2,\\,-3)",
            r"\;\longmapsto\;",
            "(-4,\\,6)",
            r"\;=\;",
            "-2",
            r"\,\times\,",
            "(2,\\,-3)",
            font_size=60,
            color=INK,
        ).move_to(p2(0, -1.85))
        outcome[4].set_color(GLOW)
        ring = SurroundingRectangle(outcome[4], color=GLOW, buff=0.12)
        self.say(
            "The pattern keeps its shape, reverses sign and doubles: × −2.\n"
            "That factor is the Hecke eigenvalue at the prime 2.",
            FadeIn(outcome, shift=0.2 * UP),
        )
        self.play(Create(ring), run_time=0.5)
        self.read(0.5)
        self.clear_stage()

    # ------------------------------------------------------------ point count
    def point_count(self):
        memory = VGroup(
            Text("neighbour mixing at 2:", font_size=24, color=DIM),
            MathTex(r"\times(-2)", font_size=46, color=GLOW),
        ).arrange(RIGHT, buff=0.25)
        memory_box = SurroundingRectangle(
            memory, color=DIM, buff=0.2, corner_radius=0.1
        )
        self.memory = VGroup(memory_box, memory).move_to(p2(4.35, 2.85))
        equation = MathTex(*EQUATION, font_size=48, color=CURVE).move_to(p2(-2.9, 2.85))
        self.say(
            "Now the other side: an equation that appears to have\n"
            "nothing to do with our neighbour graph.",
            *self.chapter("Part 3 of 4: the equation"),
            FadeIn(self.memory),
            FadeIn(equation, shift=0.2 * UP),
        )
        self.read()

        reduced = MathTex(
            r"y(y+1)", r"\equiv", r"x^2(x-1)", r"\pmod 2", font_size=52, color=CURVE
        ).move_to(p2(2.9, 1.35))

        def spot(x, y):
            return p2(-5.0 + 2.1 * x, -1.2 + 1.8 * y)

        axes = VGroup(
            Line(p2(-6.1, -2.0), p2(-1.9, -2.0), color=DIM, stroke_width=2),
            Line(p2(-6.1, -2.0), p2(-6.1, 1.4), color=DIM, stroke_width=2),
        )
        ticks = VGroup(
            *[
                MathTex(f"x={x}", font_size=30, color=DIM).move_to(
                    spot(x, 0) + 0.55 * DOWN + 0.55 * RIGHT
                )
                for x in (0, 1)
            ],
            *[
                MathTex(f"y={y}", font_size=30, color=DIM).move_to(
                    p2(-6.6, spot(0, y)[1])
                )
                for y in (0, 1)
            ],
        )
        pairs = list(product((0, 1), repeat=2))
        spots = VGroup()
        for pair in pairs:
            x, y = pair
            assert (y * (y + 1)) % 2 == 0 == (x * x * (x - 1)) % 2
            dot = Dot(spot(*pair), radius=0.28).set_fill(BG, opacity=1)
            dot.set_stroke(DIM, width=3)
            spots.add(dot)
        self.say(
            "Work mod 2: x and y are 0 or 1, and even numbers vanish.\n"
            "The equation simplifies, leaving four pairs to try.",
            FadeIn(reduced, shift=0.2 * UP),
            FadeIn(axes),
            FadeIn(ticks),
            FadeIn(spots),
        )
        self.read()

        facts = VGroup(
            MathTex(r"y(y+1)=0\text{ for }y=0,1", font_size=40, color=INK),
            MathTex(r"x^2(x-1)=0\text{ for }x=0,1", font_size=40, color=INK),
        ).arrange(DOWN, buff=0.25)
        facts.move_to(p2(2.9, 0.1))
        self.say(
            "Both sides are 0 whatever you plug in,\nso all four pairs are solutions.",
            FadeIn(facts),
        )
        self.play(
            LaggedStart(
                *[
                    dot.animate.set_fill(GLOW, opacity=1).set_stroke(GLOW)
                    for dot in spots
                ],
                lag_ratio=0.3,
            ),
            run_time=1.4,
        )
        self.read()

        infinity = Dot(p2(-3.95, 1.75), radius=0.28, color=CURVE)
        infinity_label = MathTex(r"\infty", font_size=44, color=CURVE).next_to(
            infinity, RIGHT, buff=0.2
        )
        count = MathTex(r"4+1=5\text{ points}", font_size=44, color=INK).move_to(
            p2(2.9, -1.05)
        )
        gap = MathTex("2+1", "-", "5", "=", "-2", font_size=64, color=INK).move_to(
            p2(2.9, -1.95)
        )
        gap[4].set_color(GLOW)
        self.say(
            "The completed curve has one more point, at infinity: 5 in all.\n"
            "An elliptic curve mod p has about p + 1 points.",
            FadeIn(infinity, scale=1.5),
            FadeIn(infinity_label),
            FadeIn(count),
        )
        self.read()
        self.say(
            "Expected 2 + 1, found 5. The gap is −2:\n"
            "the same number the neighbour graph produced.",
            FadeIn(gap, shift=0.2 * UP),
        )
        self.play(
            Indicate(gap[4], color=GLOW, scale_factor=1.5),
            Indicate(memory[1], color=GLOW, scale_factor=1.4),
            run_time=1.2,
        )
        self.read()
        self.clear_stage()

    # ------------------------------------------------ modular form connection
    def modular_form_connection(self):
        classes = panel(
            "Ideal classes A, B", "mixing table\nscale factors", BLUE, 4.4, 1.9
        ).move_to(p2(-4.3, 2.0))
        curve = panel(
            "Elliptic curve", "point counts mod p\nbaseline − count", CURVE, 4.4, 1.9
        ).move_to(p2(4.3, 2.0))
        terms = []
        for n, a in enumerate(FORM[:5], start=1):
            power = "q" if n == 1 else f"q^{n}"
            size = "" if abs(a) == 1 else str(abs(a))
            sign = "-" if a < 0 else ("+" if n > 1 else "")
            terms.append(f"{sign}{size}{power}")
        series = MathTex("f", "=", *terms, r"+\cdots", font_size=56, color=INK)
        series.move_to(p2(0, -0.6))
        series[3].set_color(GLOW)
        form_frame = SurroundingRectangle(
            series, color=GLOW, buff=0.35, corner_radius=0.15, stroke_width=3
        )
        form_title = Text(
            "a modular form of level 11", font_size=26, color=GLOW, weight="BOLD"
        ).next_to(form_frame, UP, buff=0.15)
        product_note = MathTex(
            r"f=q\prod_{n\ge 1}(1-q^n)^2(1-q^{11n})^2",
            font_size=34,
            color=DIM,
        ).next_to(form_frame, DOWN, buff=0.3)
        left_arrow = Arrow(
            classes.get_bottom(),
            form_frame.get_corner(UL) + 1.6 * RIGHT + 0.5 * UP,
            color=INK,
            stroke_width=4,
            buff=0.1,
        )
        right_arrow = Arrow(
            curve.get_bottom(),
            form_frame.get_corner(UR) + 1.6 * LEFT + 0.5 * UP,
            color=INK,
            stroke_width=4,
            buff=0.1,
        )
        self.say(
            "Why the same number? Both computations read one hidden object:\n"
            "a modular form of level 11, written here as a power series.",
            FadeIn(classes),
            FadeIn(curve),
            FadeIn(form_frame),
            FadeIn(form_title),
            FadeIn(series),
            FadeIn(product_note),
            run_time=1.0,
        )
        self.play(Create(left_arrow), Create(right_arrow), run_time=0.7)
        self.read()
        ring = SurroundingRectangle(series[3], color=GLOW, buff=0.1)
        identity = MathTex(
            r"\text{Hecke eigenvalue at 2}",
            "=",
            "a_2",
            "=",
            "3-5",
            font_size=48,
            color=INK,
        ).move_to(product_note)
        identity[0].set_color(BLUE)
        identity[2].set_color(GLOW)
        identity[4].set_color(CURVE)
        self.say(
            "Call its coefficient of q² a₂. Both routes compute a₂ = −2:\n"
            "one as a scale factor, one from point counts. It is a theorem.",
            Create(ring),
            FadeOut(product_note),
            FadeIn(identity),
        )
        self.read(1.0)
        self.clear_stage()

    # --------------------------------------------------------- compare primes
    def compare_primes(self):
        base_y, step, pitch = 0.55, 0.5, 1.45
        baseline = Line(p2(-3.0, base_y), p2(6.7, base_y), color=DIM, stroke_width=2)
        legend = VGroup(
            lines("curve:\np + 1 − points", 24, CURVE, buff=0.1),
            lines("series:\ncoefficient of q^p", 24, GLOW, buff=0.1),
        ).arrange(DOWN, buff=0.5)
        legend.move_to(p2(-5.1, 0.6))
        groups = VGroup()
        for i, (p, gap, coefficient) in enumerate(
            zip(PRIMES, CURVE_GAPS, FORM_AT_PRIMES)
        ):
            x = -2.2 + pitch * i
            pair = VGroup()
            for offset, value, color in (
                (-0.24, gap, CURVE),
                (0.24, coefficient, GLOW),
            ):
                bar = Rectangle(
                    width=0.42,
                    height=max(0.06, step * abs(value)),
                    stroke_width=0,
                    fill_color=color,
                    fill_opacity=0.95,
                )
                bar.move_to(
                    p2(x + offset, base_y), aligned_edge=DOWN if value >= 0 else UP
                )
                pair.add(bar)
            sign = 1 if gap >= 0 else -1
            value = MathTex(str(gap), font_size=40, color=INK).move_to(
                p2(x, base_y + step * gap + 0.35 * sign)
            )
            prime = MathTex(f"p={p}", font_size=32, color=DIM).move_to(p2(x, -1.35))
            groups.add(VGroup(pair, value, prime))
        credit = lines(
            "Both series are computed independently in this scene: one by counting points, one by expanding the product.",
            18,
            DIM,
        ).move_to(p2(0.6, -2.05))
        self.say(
            "These bars compare curve counts with series coefficients.\n"
            "We computed the neighbour table only at p = 2.",
            FadeIn(baseline),
            FadeIn(legend),
            FadeIn(credit),
        )
        for group in groups:
            self.play(FadeIn(group, shift=0.15 * UP), run_time=0.4)
        self.read()
        self.say(
            "They agree at every prime of good reduction: for this curve,\n"
            "every prime except 11. The neighbour side matches by theorem."
        )
        self.read()
        self.clear_stage()

    # ----------------------------------------------------------- architecture
    def architecture(self):
        def flow(boxes, labels, y):
            arrows = VGroup()
            for (a, b), label in zip(zip(boxes, boxes[1:]), labels):
                arrow = Arrow(
                    a.get_right(), b.get_left(), color=INK, stroke_width=4, buff=0.08
                )
                tag = Text(label, font_size=18, color=INK).next_to(arrow, UP, buff=0.06)
                arrows.add(VGroup(arrow, tag))
            return arrows

        run_title = Text("at run time", font_size=24, color=DIM).move_to(p2(-5.7, 3.1))
        run_boxes = [
            panel("Workbench", "discovers classes\nand neighbours", DIM),
            panel("Kernel", "exact rational\narithmetic", GLOW),
            panel("Caller", "assembles tables,\nanalyses them", DIM),
        ]
        for box_, x in zip(run_boxes, (-4.9, 0, 4.9)):
            box_.move_to(p2(x, 1.85))
        run_flow = flow(run_boxes, ("finite lists", "fractions"), 1.85)
        self.say(
            "The software mirrors that split. A workbench discovers classes\n"
            "and neighbours. The kernel only does exact arithmetic.",
            *self.chapter("Part 4 of 4: the software"),
            FadeIn(run_title),
            *[FadeIn(b) for b in run_boxes],
            FadeIn(run_flow),
        )
        self.read()
        self.say(
            "It cannot tell whether a list is genuine or complete.\n"
            "That evidence has to travel with the list, from upstream.",
            Indicate(run_boxes[0][0], color=WARN, scale_factor=1.04),
        )
        self.read()

        dev_title = Text("at development time", font_size=24, color=DIM).move_to(
            p2(-5.1, 0.35)
        )
        dev_boxes = [
            panel("Lean", "definitions\nand proofs", CURVE),
            panel("Fixtures", f"{FIXTURE_COUNT} cases with\nexact answers", INK),
            panel("C and Rust", "conformance\ntests", INK),
        ]
        for box_, x in zip(dev_boxes, (-4.9, 0, 4.9)):
            box_.move_to(p2(x, -0.95))
        dev_flow = flow(dev_boxes, ("generates", "checked by"), -0.95)
        self.say(
            "Lean, a proof assistant, defines both operations, proves\n"
            f"specified properties and generates {FIXTURE_COUNT} test cases.",
            FadeIn(dev_title),
            FadeIn(dev_boxes[0]),
            FadeIn(dev_boxes[1]),
            FadeIn(dev_flow[0]),
        )
        self.read()
        self.say(
            "The C and Rust libraries are tested against every case:\n"
            "conformance to one definition, not a proof of C or Rust.",
            FadeIn(dev_boxes[2]),
            FadeIn(dev_flow[1]),
        )
        self.read(0.5)
        self.clear_stage()

    # ---------------------------------------------------------------- closing
    def closing(self):
        title = Text(
            "Two small operations. One deep connection.", font_size=44, color=INK
        ).move_to(p2(0, 3.0))
        mass_card, hecke_card = handoff_cards()
        result = MathTex(
            r"\text{scale factor at 2}",
            "=",
            r"\text{baseline}-\text{point count at 2}",
            "=",
            "-2",
            font_size=46,
            color=INK,
        ).move_to(p2(0, 0.05))
        result[0].set_color(BLUE)
        result[2].set_color(CURVE)
        result[4].set_color(GLOW)
        frame = SurroundingRectangle(
            result, color=GLOW, buff=0.3, corner_radius=0.15, stroke_width=3
        )
        stack = Text(
            "Lean specification  ·  exact rational arithmetic  ·  C and Rust",
            font_size=26,
            color=DIM,
        ).move_to(p2(0, -1.05))
        question = Text(
            "Next: where do these two sums enter the Lean proof?",
            font_size=32,
            color=GLOW,
        ).move_to(p2(0, -1.85))
        self.say(
            "The kernel does not find the classes or prove the connection.\n"
            "It computes the exact arithmetic those results rest on.",
            *self.chapter("Recap"),
            FadeIn(title),
            FadeIn(mass_card),
            FadeIn(hecke_card),
            FadeIn(result),
            Create(frame),
            FadeIn(stack),
            run_time=1.2,
        )
        self.read()
        self.play(FadeIn(question, shift=0.2 * UP), run_time=0.6)
        self.wait(3.5)
